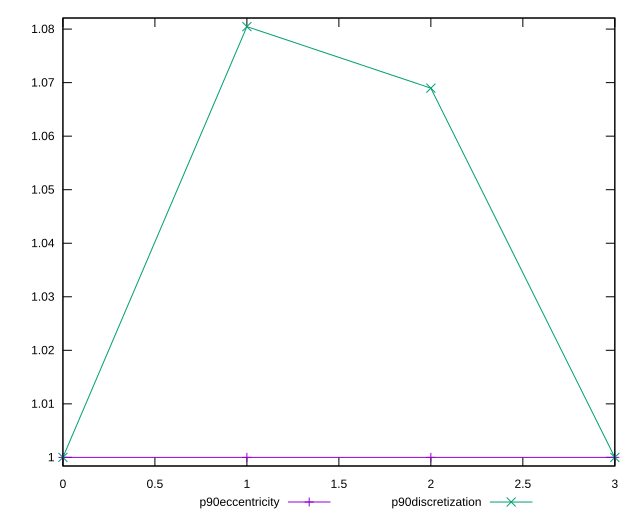

This chart was generated by the following gnuplot code:
reset

$p90Eccentricity <<EOF
0 0.9999999999999999
1 1
2 0.9999999999999999
3 1
EOF

$p90Discretization <<EOF
0 1
1 1.0804597701149425
2 1.0689655172413792
3 1
EOF

set key outside below
set xrange [0:3]
set yrange [0.998390804597701:1.0820689655172413]
set trange [0.998390804597701:1.0820689655172413]
set terminal svg size 640, 520 enhanced background rgb 'white'
set output "reports/report_00027_2021-02-24T12-40-31.850Z/uses-long-cache-ttl/progression/eccentricity.svg"

plot $p90Eccentricity title "p90eccentricity" with linespoints, \
     $p90Discretization title "p90discretization" with linespoints

reset
